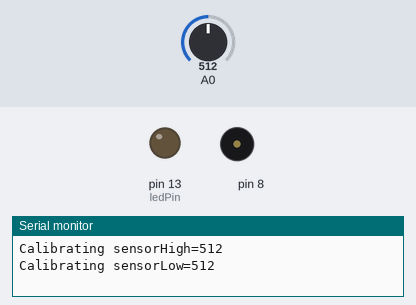
Simulated run of this sketch. Board: Arduino Uno, built with avr-gcc and run on an emulated ATmega328P. Shown: output pins drawn as LEDs (lit = HIGH), buzzer (waves = sounding), the last lines printed to the serial monitor. The test bench sets the inputs (shaded band); at power-on: A0 = 512.

Above: at 0.1 s.
At 5.1 s:
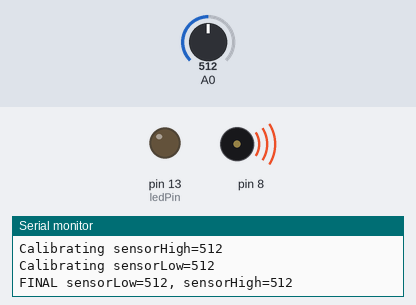
Timing chart, 0 to 6.6 s (numbered marks = the images above):
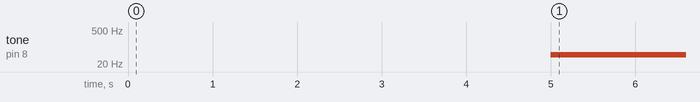

The sketch:

arduino_kit_6.ino
```cpp
int sensorValue;
int sensorLow = 1023;
int sensorHigh = 0;

const int ledPin = 13;

void setup() {

  Serial.begin(9600);
  pinMode(ledPin, OUTPUT);
  digitalWrite(ledPin, HIGH);

  while (millis() < 5000) {
    sensorValue = analogRead(A0);

    if (sensorValue > sensorHigh) {
      sensorHigh = sensorValue;
      Serial.print("Calibrating sensorHigh=");
      Serial.println(sensorHigh);
    }

    if (sensorValue < sensorLow) {
      sensorLow = sensorValue;
      Serial.print("Calibrating sensorLow=");
      Serial.println(sensorLow);
    }

    digitalWrite(ledPin, LOW);
  }

  Serial.print("FINAL sensorLow=");
  Serial.print(sensorLow);
  Serial.print(", sensorHigh=");
  Serial.println(sensorHigh);
}

void loop() {
  sensorValue = analogRead(A0);

  int pitch = map(sensorValue, sensorLow, sensorHigh, 50, 4000);
  tone(8, pitch, 20);

  delay(10);
}
```

Measured:
- by itself, tone on pin 8: silent → 49 Hz at 5.0 s
